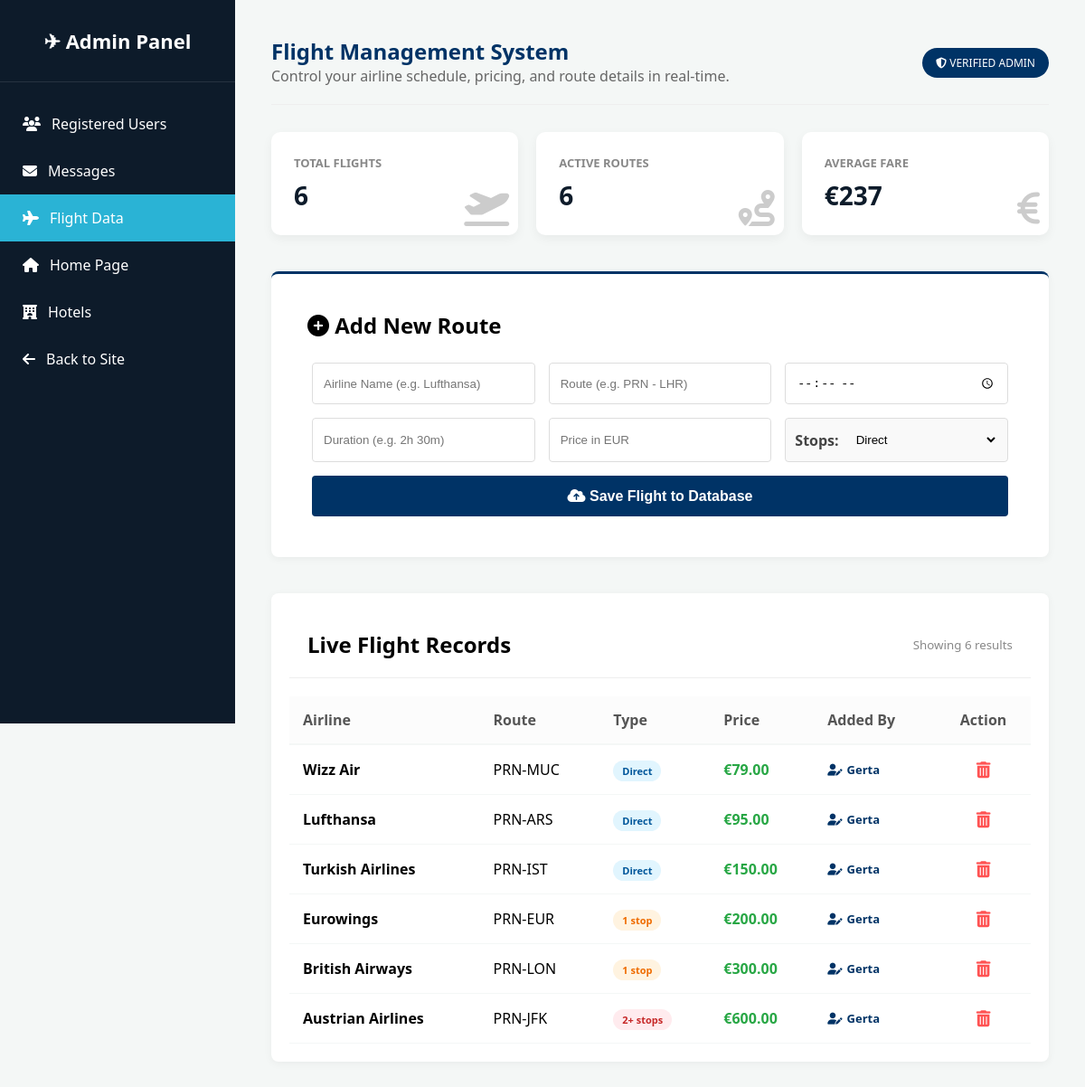
/admin_flights.php, run on the app's committed database.
### tables this page shows
CREATE TABLE `flights` (
  `id` int(11) NOT NULL,
  `airline` varchar(100) NOT NULL,
  `route` varchar(100) NOT NULL,
  `flight_time` time NOT NULL,
  `duration` varchar(50) NOT NULL,
  `price` decimal(10,2) NOT NULL,
  `image_url` varchar(255) DEFAULT 'default-flight.jpg',
  `stops` tinyint(4) DEFAULT 0,
  `created_by` int(11) DEFAULT NULL
);

CREATE TABLE `users` (
  `id` int(11) NOT NULL,
  `name` varchar(100) NOT NULL,
  `surname` varchar(100) NOT NULL,
  `birthdate` date NOT NULL,
  `nationality` varchar(50) DEFAULT NULL,
  `country` varchar(50) DEFAULT NULL,
  `city` varchar(50) DEFAULT NULL,
  `zip_code` varchar(20) DEFAULT NULL,
  `phone` varchar(30) DEFAULT NULL,
  `email` varchar(100) NOT NULL,
  `password` varchar(255) NOT NULL,
  `role` enum('admin','user') DEFAULT 'user',
  `created_at` timestamp NOT NULL DEFAULT current_timestamp()
);

### M/FlightMapper.php (called while the page is built, shortened)
<?php
class FlightMapper extends Database {
    public function getAllFlights($filterStops = null) {
        try {
            $conn = $this->getConnection();
            $sql = "SELECT f.*, u.name as admin_name
                    FROM flights f
                    LEFT JOIN users u ON f.created_by = u.id";
            $params = [];
            $sql .= " ORDER BY f.price ASC";
            $statement = $conn->prepare($sql);
            $statement->execute($params);
            $rows = $statement->fetchAll(PDO::FETCH_ASSOC);
            return $rows;
        } catch (PDOException $e) {
            die("Database Error: " . $e->getMessage());
        }
    }
}

### admin_flights.php (the view, shortened to what this page needs)
<?php
require_once __DIR__ . '/M/FlightMapper.php';
$flightMapper = new FlightMapper();
$flights = $flightMapper->getAllFlights();
?>
<!DOCTYPE html>
<html lang="en">
<head>
    <link rel="stylesheet" href="admin_dashboard.css">
    <link rel="stylesheet" href="https://cdnjs.cloudflare.com/ajax/libs/font-awesome/6.5.0/css/all.min.css">
</head>
<body>
<div class="admin-container">
    <aside class="sidebar">
        <div class="logo">✈ Admin Panel</div>
        <nav class="side-nav">
             <a href="admin_dashboard.php"><i class="fa-solid fa-users"></i> Registered Users</a>
             <a href="admin_messages.php"><i class="fa-solid fa-envelope"></i> Messages</a>
             <a href="admin_flights.php" class="active"><i class="fa-solid fa-plane"></i> Flight Data</a>
             <a href="admin_homepage.php"><i class="fa-solid fa-house"></i> Home Page</a>
             <a href="admin_hotels.php"><i class="fa-solid fa-hotel"></i> Hotels</a>
             <a href="homepage.php" class="back-site"><i class="fa-solid fa-arrow-left"></i> Back to Site</a>
        </nav>
    </aside>
    <main class="main-content">
        <header class="admin-header" style="display: flex; justify-content: space-between; align-items: center; margin-bottom: 30px; border-bottom: 1px solid #eee; padding-bottom: 20px;">
            <div class="header-left">
                <h1 style="color: #003366; font-size: 24px;">Flight Management System</h1>
                <p style="color: #666;">Control your airline schedule, pricing, and route details in real-time.</p>
            </div>
            <div class="header-right">
                <span class="badge admin" style="background: #003366; color: white; padding: 8px 15px; border-radius: 20px; font-size: 12px;">
                    <i class="fa-solid fa-shield-halved"></i> Verified Admin
                </span>
            </div>
        </header>
        <section class="stats-grid" style="display: grid; grid-template-columns: repeat(3, 1fr); gap: 20px; margin-bottom: 40px;">
            <div class="stat-card">
                <i class="fa-solid fa-plane-departure icon-bg"></i>
                <h3>Total Flights</h3>
                <p><?php echo count($flights); ?></p>
            </div>
            <div class="stat-card">
                <i class="fa-solid fa-route icon-bg"></i>
                <h3>Active Routes</h3>
                <p><?php echo count(array_unique(array_column($flights, 'route'))); ?></p>
            </div>
            <div class="stat-card">
                <i class="fa-solid fa-euro-sign icon-bg"></i>
                <h3>Average Fare</h3>
                <p>€<?php echo (count($flights) > 0) ? round(array_sum(array_column($flights, 'price')) / count($flights)) : 0; ?></p>
            </div>
        </section>
        <section class="table-section" style="margin-bottom: 40px; border-top: 3px solid #003366; background: #fff; border-radius: 8px; box-shadow: 0 2px 10px rgba(0,0,0,0.05);">
            <h2 style="padding: 20px 20px 0 20px;"><i class="fa-solid fa-plus-circle"></i> Add New Route</h2>
            <form action="admin_flights.php" method="POST" style="display: grid; grid-template-columns: repeat(3, 1fr); gap: 15px; padding: 25px;">
                <input type="text" name="airline" placeholder="Airline Name (e.g. Lufthansa)" required style="padding: 12px; border: 1px solid #ddd; border-radius: 4px;">
                <input type="text" name="route" placeholder="Route (e.g. PRN - LHR)" required style="padding: 12px; border: 1px solid #ddd; border-radius: 4px;">
                <input type="time" name="time" required style="padding: 12px; border: 1px solid #ddd; border-radius: 4px;">
                <input type="text" name="duration" placeholder="Duration (e.g. 2h 30m)" required style="padding: 12px; border: 1px solid #ddd; border-radius: 4px;">
                <input type="number" step="0.01" name="price" placeholder="Price in EUR" required style="padding: 12px; border: 1px solid #ddd; border-radius: 4px;">
                <div style="display: flex; align-items: center; gap: 10px; background: #f9f9f9; padding: 10px; border-radius: 4px; border: 1px solid #ddd;">
                    <label for="stops" style="font-weight: 600; color: #444;">Stops:</label>
                    <select name="stops" id="stops" style="padding: 5px; border: none; background: transparent; flex-grow: 1; cursor: pointer;">
                        <option value="0">Direct</option>
                    </select>
                </div>
                <button type="submit" name="add_flight" class="btn-save" style="grid-column: span 3; border: none; cursor: pointer; height: 45px; background: #003366; color: #fff; font-size: 16px; transition: 0.3s; border-radius: 4px; font-weight: bold;">
                    <i class="fa-solid fa-cloud-upload-alt"></i> Save Flight to Database
                </button>
            </form>
        </section>
        <section class="table-section" style="background: #fff; border-radius: 8px; box-shadow: 0 2px 10px rgba(0,0,0,0.05);">
            <div class="table-header" style="padding: 20px; border-bottom: 1px solid #eee; display: flex; justify-content: space-between; align-items: center;">
                <h2 style="margin: 0;">Live Flight Records</h2>
                <small style="color: #888;">Showing <?php echo count($flights); ?> results</small>
            </div>
            <table class="admin-table" style="width: 100%; border-collapse: collapse;">
                <thead>
                    <tr style="text-align: left; background: #fcfcfc;">
                        <th style="padding: 15px;">Airline</th>
                        <th style="padding: 15px;">Route</th>
                        <th style="padding: 15px;">Type</th>
                        <th style="padding: 15px;">Price</th>
                        <th style="padding: 15px;">Added By</th> <th style="padding: 15px; text-align: center;">Action</th>
                    </tr>
                </thead>
                <tbody>
                    <?php if(empty($flights)): ?>
                        <tr>
                            <td colspan="6" style="text-align: center; padding: 30px; color: #999;">No flights found in database.</td>
                        </tr>
                    <?php else: ?>
                        <?php foreach($flights as $f): ?>
                        <tr style="border-bottom: 1px solid #eee;">
                            <td style="padding: 15px;"><strong><?php echo htmlspecialchars($f['airline']); ?></strong></td>
                            <td style="padding: 15px;"><?php echo htmlspecialchars($f['route']); ?></td>
                            <td style="padding: 15px;">
                                <?php
                                $s = isset($f['stops']) ? (int)$f['stops'] : 0;
                                $label = $s === 0 ? 'Direct' : ($s === 1 ? '1 stop' : '2+ stops');
                                $bg = $s === 0 ? '#e1f5fe' : ($s === 1 ? '#fff3e0' : '#ffebee');
                                $clr = $s === 0 ? '#01579b' : ($s === 1 ? '#ef6c00' : '#c62828');
                                ?>
                                <span style="padding: 4px 10px; border-radius: 12px; font-size: 11px; font-weight: bold; background: <?php echo $bg; ?>; color: <?php echo $clr; ?>;">
                                    <?php echo $label; ?>
                                </span>
                            </td>
                            <td style="padding: 15px; font-weight: bold; color: #28a745;">€<?php echo htmlspecialchars($f['price']); ?></td>
                            <td style="padding: 15px;">
                                <div class="admin-name-tag">
                                    <i class="fa-solid fa-user-pen"></i>
                                    <?php echo htmlspecialchars($f['admin_name'] ?? 'System'); ?>
                                </div>
                            </td>
                            <td style="padding: 15px; text-align: center;">
                                <a href="admin_flights.php?delete=<?php echo $f['id']; ?>" class="btn-delete" style="color: #ff5252; font-size: 18px;" onclick="return confirm('Are you sure you want to delete this flight?')">
                                    <i class="fa-solid fa-trash-can"></i>
                                </a>
                            </td>
                        </tr>
                        <?php endforeach; ?>
                    <?php endif; ?>
                </tbody>
            </table>
        </section>
    </main>
</div>
</body>
</html>

### admin_dashboard.css (style rules this page uses)
* { margin: 0; padding: 0; box-sizing: border-box; }
body { font-family: 'Segoe UI', Tahoma, Geneva, Verdana, sans-serif; background-color: #f4f7f6; overflow-x: hidden; }
.admin-container { display: flex; width: 100%; min-height: 100vh; }
.sidebar { width: 260px; background-color: #0d1b2a; color: white; position: fixed; left: 0; top: 0; bottom: 0; height: 100vh; display: flex; flex-direction: column; z-index: 1000; }
.sidebar .logo { font-size: 22px; font-weight: bold; text-align: center; padding: 30px 0; border-bottom: 1px solid rgba(255,255,255,0.1); }
.side-nav { margin-top: 20px; display: flex; flex-direction: column; }
.side-nav a { color: white; text-decoration: none; padding: 15px 25px; display: flex; align-items: center; gap: 12px; transition: 0.3s; }
.side-nav a:hover, .side-nav a.active { background-color: #2ab3d5; }
.main-content { flex: 1; margin-left: 260px; padding: 40px; width: calc(100% - 260px); }
.admin-header { margin-bottom: 30px; }
.stats-grid { display: flex; flex-wrap: wrap; gap: 20px; margin-bottom: 40px; width: 100%; }
.stat-card { background: white; padding: 25px; border-radius: 10px; flex: 1 1 calc(33.33% - 20px); min-width: 250px; box-shadow: 0 4px 12px rgba(0,0,0,0.05); text-align: left; }
.stat-card h3 { font-size: 13px; color: #888; text-transform: uppercase; margin-bottom: 8px; }
.stat-card p { font-size: 28px; font-weight: bold; color: #0d1b2a; }
.table-section { background: white; padding: 20px; border-radius: 10px; box-shadow: 0 4px 12px rgba(0,0,0,0.05); overflow-x: auto; }
.admin-table { width: 100%; border-collapse: collapse; margin-top: 20px; min-width: 600px; }
.admin-table th { text-align: left; padding: 12px; border-bottom: 2px solid #f4f7f6; color: #555; }
.admin-table td { padding: 12px; border-bottom: 1px solid #f4f7f6; }
.badge.admin { background: #2ab3d5; color: white; padding: 4px 10px; border-radius: 4px; font-size: 12px; text-transform: uppercase; }
.btn-delete { background: none; border: none; color: #e74c3c; cursor: pointer; font-size: 16px; }

### admin_flights.php (style rules this page uses)
.icon-bg { opacity: 0.2; position: absolute; right: 10px; bottom: 10px; font-size: 40px; }
.stat-card { position: relative; overflow: hidden; }
.admin-name-tag { color: #003366; font-weight: 600; font-size: 13px; display: flex; align-items: center; gap: 5px; }

### data on the page
flights: airline "Wizz Air", route "PRN-MUC", stops "Direct", price "79.00", users.name "Gerta"
flights: airline "Lufthansa", route "PRN-ARS", stops "Direct", price "95.00", users.name "Gerta"
flights: airline "Turkish Airlines", route "PRN-IST", stops "Direct", price "150.00", users.name "Gerta"
flights: airline "Eurowings", route "PRN-EUR", stops "1 stop", price "200.00", users.name "Gerta"
flights: airline "British Airways", route "PRN-LON", stops "1 stop", price "300.00", users.name "Gerta"
flights: airline "Austrian Airlines", route "PRN-JFK", stops "2+ stops", price "600.00", users.name "Gerta"

### other printed values
count($flights) "6"
count(array_unique(array_column($flights, 'route'))) "6"
array_sum(array_column($flights, 'price')) / count($flights) "237"
